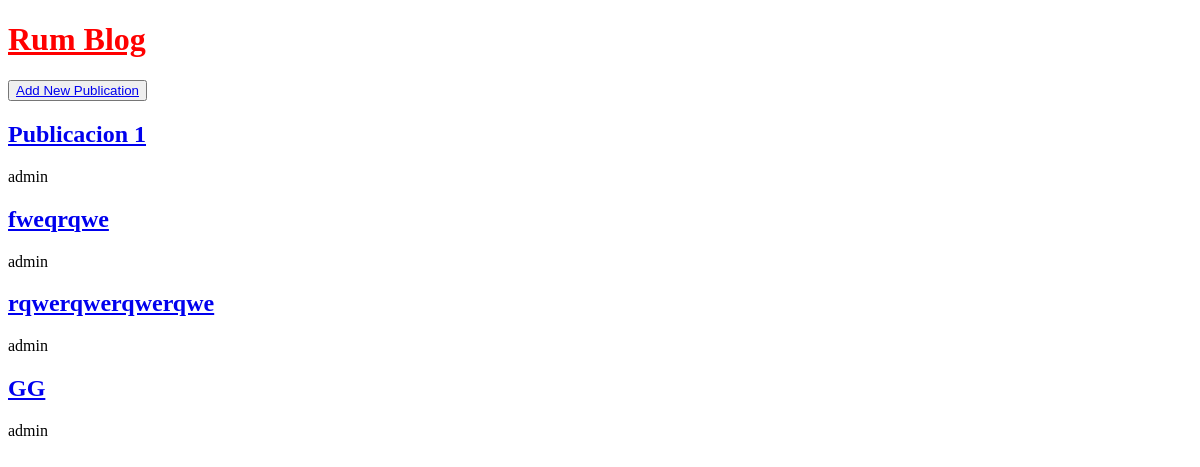
The app's page /, older data.
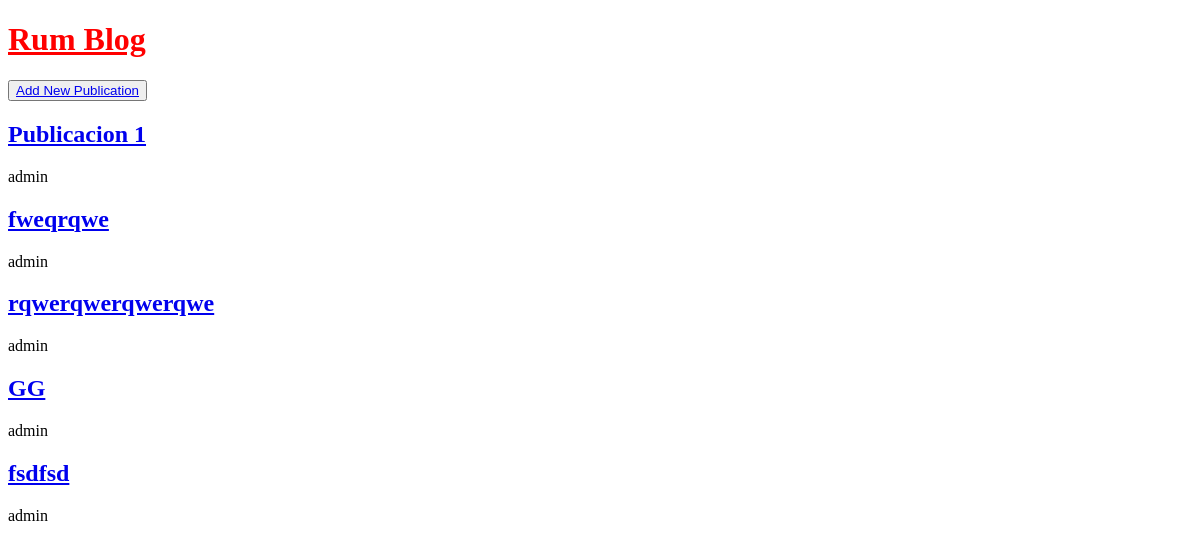
The same page, newer data.
### blogs/models.py (models this page shows, shortened)
class Publication(models.Model):
    title = models.CharField(max_length=200)
    author = models.ForeignKey(
        "auth.User",
        on_delete = models.CASCADE,
    )
    body = models.TextField()

### blogs/views.py (the view)
# urls.py: path("", BlogListView.as_view(), name = "home"),
class BlogListView(ListView):
    model = Publication
    template_name = 'home.html'

### templates/home.html
{% extends "base.html" %}
{% block content %}
    {% for publication in publication_list %}
        <h2><a href ="{% url 'post_detail' publication.pk %}">{{ publication.title }}</a></h2>
        <p>{{ publication.author }}</p>
    {% endfor %}
{% endblock content %}

Row changes from the older to the newer data that the page shows:
added Publication: title "fsdfsd", author "admin"
